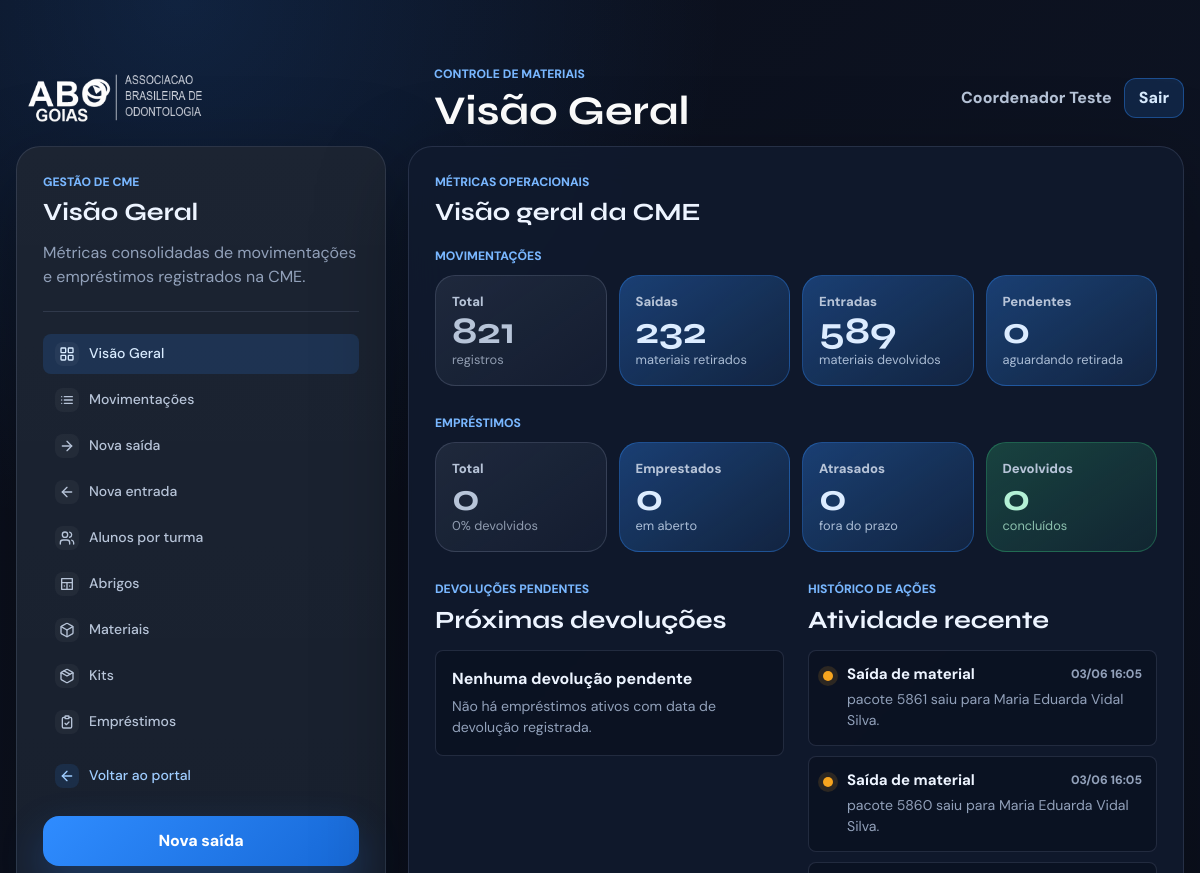
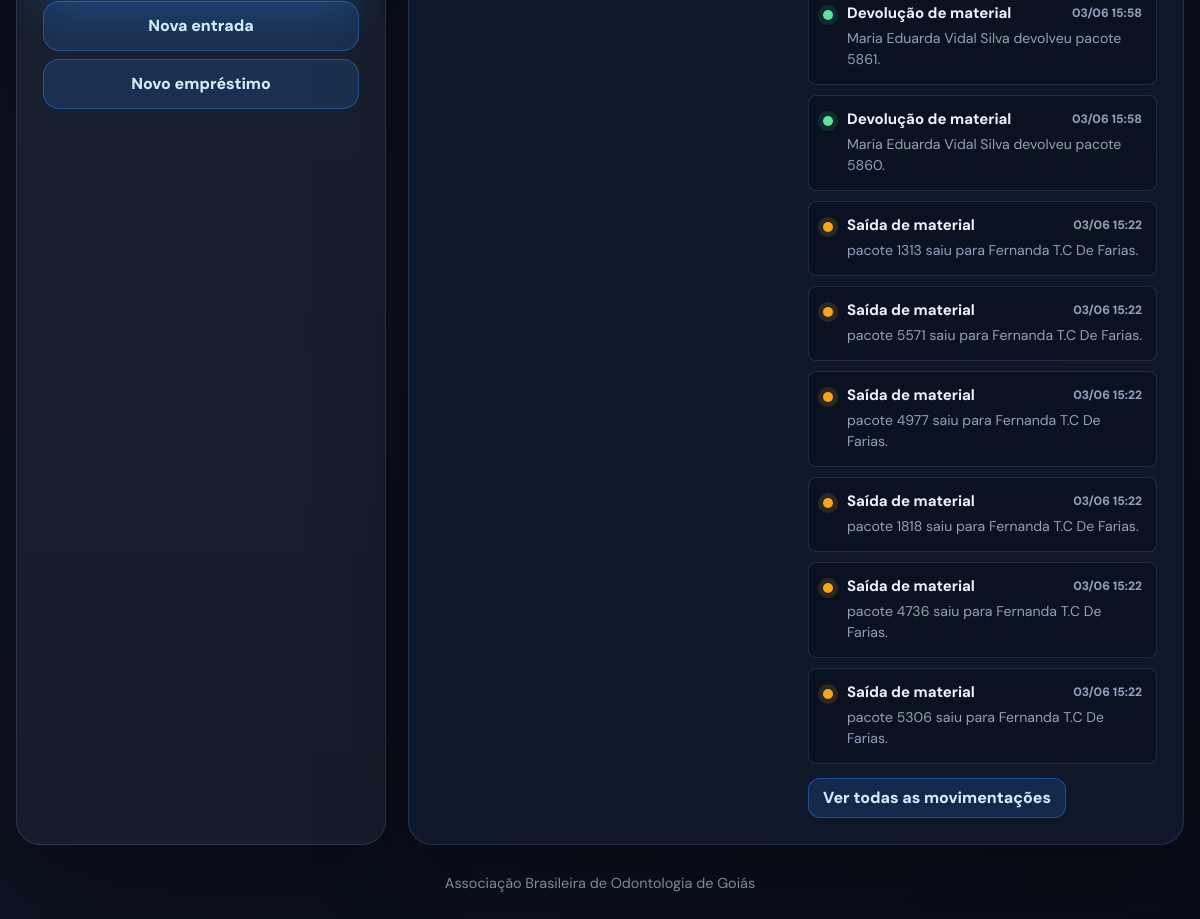
Screenshot of /gestao-cme/visao-geral/ (signed in) with the database file from the repository (2 pictures, top to bottom).
### gestao_cme/models.py (models this page shows, shortened)
class ModeloBase(models.Model):
    criado_em = models.DateTimeField(auto_now_add=True)
    atualizado_em = models.DateTimeField(auto_now=True)
    ativo = models.BooleanField(default=True)
    class Meta:
        abstract = True

class Movimentacao(ModeloBase):
    class Tipo(models.TextChoices):
        SAIDA = "SAIDA", "Saida"
        ENTRADA = "ENTRADA", "Entrada"
    data_hora = models.DateTimeField()
    tipo = models.CharField(max_length=10, choices=Tipo.choices)
    aluno = models.ForeignKey(
        Aluno,
        on_delete=models.SET_NULL,
        related_name="movimentacoes",
        null=True,
        blank=True,
    )
    turma = models.ForeignKey(
        Turma,
        on_delete=models.SET_NULL,
        related_name="movimentacoes",
        null=True,
        blank=True,
    )
    material = models.ForeignKey(
        Material,
        on_delete=models.SET_NULL,
        related_name="movimentacoes",
        null=True,
        blank=True,
    )
    aluno_codigo_externo = models.CharField(max_length=40, blank=True)
    aluno_nome = models.CharField(max_length=150)
    turma_nome = models.CharField(max_length=150, blank=True)
    pacote_codigo = models.CharField(max_length=40)
    retirado = models.BooleanField(null=True, blank=True)
    arquivo_origem = models.CharField(max_length=80)
    row_hash = models.CharField(max_length=64, unique=True)
    origem = models.CharField(
        max_length=20,
        choices=OrigemDados.choices,
        default=OrigemDados.LEGADO,
    )
    observacoes = models.TextField(blank=True)
    class Meta:
        ordering = ["-data_hora", "-id"]
        verbose_name = "movimentacao"
        verbose_name_plural = "movimentacoes"

### gestao_cme/views.py (the view, shortened to what this page needs)
# urls.py: path("gestao-cme/visao-geral/", views.cme_dashboard, name="cme_dashboard"),
@login_required
def cme_dashboard(request: HttpRequest) -> HttpResponse:
    hoje = timezone.now().date()
    mov_base = Movimentacao.objects.exclude(origem=OrigemDados.EXEMPLO)
    emp_base = emprestimos_visiveis(request)
    total_emp = emp_base.count()
    devolvidos_emp = emp_base.filter(status=Emprestimo.Status.DEVOLVIDO).count()
    metricas_mov = {
        "total": mov_base.count(),
        "saidas": mov_base.filter(tipo=Movimentacao.Tipo.SAIDA).count(),
        "entradas": mov_base.filter(tipo=Movimentacao.Tipo.ENTRADA).count(),
        "pendentes": mov_base.filter(
            tipo=Movimentacao.Tipo.SAIDA, retirado=False
        ).count(),
    }
    metricas_emp = {
        "total": total_emp,
        "emprestados": emp_base.filter(status=Emprestimo.Status.EMPRESTADO).count(),
        "atrasados": emp_base.filter(status=Emprestimo.Status.ATRASADO).count(),
        "devolvidos": devolvidos_emp,
        "taxa_devolucao": (round(devolvidos_emp / total_emp * 100) if total_emp else 0),
    }
    proximas_devolucoes = list(
        emp_base.filter(
            status__in=[Emprestimo.Status.EMPRESTADO, Emprestimo.Status.ATRASADO],
            data_prevista_devolucao__isnull=False,
        )
        .select_related("aluno", "aluno__turma", "kit")
        .order_by("data_prevista_devolucao")[:8]
    )
    atividade_recente: list[dict] = []
    for mov in mov_base.select_related("material").order_by("-data_hora", "-id")[:10]:
        material = mov.material.nome if mov.material else f"pacote {mov.pacote_codigo}"
        aluno = mov.aluno_nome or "Aluno não informado"
        if mov.tipo == Movimentacao.Tipo.ENTRADA:
            categoria, titulo = "devolucao", "Devolução de material"
            descricao = f"{aluno} devolveu {material}."
        elif mov.retirado is False:
            categoria, titulo = "alerta", "Retirada pendente"
            descricao = f"{aluno} ainda não retirou {material}."
        else:
            categoria, titulo = "alerta", "Saída de material"
            descricao = f"{material} saiu para {aluno}."
        atividade_recente.append(
            {
                "categoria": categoria,
                "titulo": titulo,
                "descricao": descricao,
                "data": mov.data_hora,
            }
        )
    atividade_recente = sorted(
        atividade_recente, key=lambda x: x["data"], reverse=True
    )[:12]
    return render(
        request,
        "gestao_cme/dashboard_cme.html",
        {
            "usuario_logado": request.user,
            "active_page": "dashboard",
            "hoje": hoje,
            "metricas_mov": metricas_mov,
            "metricas_emp": metricas_emp,
            "proximas_devolucoes": proximas_devolucoes,
            "atividade_recente": atividade_recente,
        },
    )

### gestao_cme/views.py (called while the page is built)
def emprestimos_visiveis(request: HttpRequest) -> QuerySet[Emprestimo]:
    queryset = Emprestimo.objects.exclude(
        Q(aluno__origem=OrigemDados.EXEMPLO)
        | Q(aluno__turma__origem=OrigemDados.EXEMPLO)
    )
    if request.user.is_superuser:
        return queryset
    return queryset.filter(coordenador_usuario=request.user)

### gestao_cme/templates/gestao_cme/dashboard_cme.html (shortened to what this page needs)
{% extends "gestao_cme/base.html" %}
{% block header_eyebrow %}Controle de materiais{% endblock %}
{% block header_title %}Visão Geral{% endblock %}
{% block content %}
    <main class="page-shell">
        <div class="layout-grid">
            <aside class="panel config-panel">
                <p class="section-label">Gestão de CME</p>
                <h2>Visão Geral</h2>
                <p class="panel-copy">Métricas consolidadas de movimentações e empréstimos registrados na CME.</p>
                {% include "gestao_cme/partials/menu_sistemas.html" with menu_app="cme" active_page="dashboard" %}
                <div class="panel-quick-actions">
                    <a class="button primary" href="{% url 'registrar_saida' %}">Nova saída</a>
                    <a class="button secondary" href="{% url 'registrar_entrada' %}">Nova entrada</a>
                    <a class="button secondary" href="{% url 'criar_emprestimo' %}">Novo empréstimo</a>
                </div>
            </aside>
            <section class="panel results-panel">
                <div class="results-topbar">
                    <div>
                        <p class="section-label">Métricas operacionais</p>
                        <h2>Visão geral da CME</h2>
                    </div>
                </div>
                <div class="kpi-section">
                    <p class="section-label">Movimentações</p>
                    <div class="kpi-grid">
                        <div class="metric-card metric-neutral">
                            <span class="metric-label">Total</span>
                            <strong>{{ metricas_mov.total }}</strong>
                            <span class="metric-secondary">registros</span>
                        </div>
                        <div class="metric-card">
                            <span class="metric-label">Saídas</span>
                            <strong>{{ metricas_mov.saidas }}</strong>
                            <span class="metric-secondary">materiais retirados</span>
                        </div>
                        <div class="metric-card metric-blue">
                            <span class="metric-label">Entradas</span>
                            <strong>{{ metricas_mov.entradas }}</strong>
                            <span class="metric-secondary">materiais devolvidos</span>
                        </div>
                        <div class="metric-card danger-metric">
                            <span class="metric-label">Pendentes</span>
                            <strong>{{ metricas_mov.pendentes }}</strong>
                            <span class="metric-secondary">aguardando retirada</span>
                        </div>
                    </div>
                </div>
                <div class="kpi-section">
                    <p class="section-label">Empréstimos</p>
                    <div class="kpi-grid">
                        <div class="metric-card metric-neutral">
                            <span class="metric-label">Total</span>
                            <strong>{{ metricas_emp.total }}</strong>
                            <span class="metric-secondary">{{ metricas_emp.taxa_devolucao }}% devolvidos</span>
                        </div>
                        <div class="metric-card metric-blue">
                            <span class="metric-label">Emprestados</span>
                            <strong>{{ metricas_emp.emprestados }}</strong>
                            <span class="metric-secondary">em aberto</span>
                        </div>
                        <div class="metric-card danger-metric">
                            <span class="metric-label">Atrasados</span>
                            <strong>{{ metricas_emp.atrasados }}</strong>
                            <span class="metric-secondary">fora do prazo</span>
                        </div>
                        <div class="metric-card metric-success">
                            <span class="metric-label">Devolvidos</span>
                            <strong>{{ metricas_emp.devolvidos }}</strong>
                            <span class="metric-secondary">concluídos</span>
                        </div>
                    </div>
                </div>
                <div class="dashboard-split">
                    <div>
                        <div class="activity-heading">
                            <p class="section-label">Devoluções pendentes</p>
                            <h2>Próximas devoluções</h2>
                        </div>
                        <div class="proximas-list">
                            {% for emp in proximas_devolucoes %}
                                <div class="proxima-item {% if emp.data_prevista_devolucao < hoje %}vencido{% endif %}">
                                    <div>
                                        <strong>{{ emp.aluno.nome }}</strong>
                                        <span class="cell-muted">
                                            {% if emp.kit %}{{ emp.kit.nome }}{% else %}Sem kit{% endif %}
                                            {% if emp.aluno.turma %} · {{ emp.aluno.turma.codigo }}{% endif %}
                                        </span>
                                    </div>
                                    <div class="proxima-date">
                                        <strong>{{ emp.data_prevista_devolucao|date:"d/m/Y" }}</strong>
                                        <span class="cell-muted">
                                            {% if emp.data_prevista_devolucao < hoje %}
                                                Vencido
                                            {% else %}
                                                Previsto
                                            {% endif %}
                                        </span>
                                    </div>
                                </div>
                            {% empty %}
                                <article class="activity-empty">
                                    <strong>Nenhuma devolução pendente</strong>
                                    <p>Não há empréstimos ativos com data de devolução registrada.</p>
                                </article>
                            {% endfor %}
                        </div>
                    </div>
                    <div class="activity-feed">
                        <div class="activity-heading">
                            <p class="section-label">Histórico de ações</p>
                            <h2>Atividade recente</h2>
                        </div>
                        <div class="activity-list">
                            {% for atividade in atividade_recente %}
                                <article class="activity-item activity-{{ atividade.categoria }}">
                                    <span class="activity-dot" aria-hidden="true"></span>
                                    <div>
                                        <div class="activity-top">
                                            <strong>{{ atividade.titulo }}</strong>
                                            <time datetime="{{ atividade.data|date:'c' }}">{{ atividade.data|date:"d/m H:i" }}</time>
                                        </div>
                                        <p>{{ atividade.descricao }}</p>
                                    </div>
                                </article>
                            {% empty %}
                                <article class="activity-empty">
                                    <strong>Nenhuma ação recente</strong>
                                    <p>As movimentações e empréstimos registrados aparecerão aqui.</p>
                                </article>
                            {% endfor %}
                        </div>
                        <div style="margin-top: 14px;">
                            <a class="button secondary compact-button" href="{% url 'cme_home' %}">Ver todas as movimentações</a>
                        </div>
                    </div>
                </div>
            </section>
        </div>
    </main>
{% endblock %}

### gestao_cme/templates/gestao_cme/base.html (shortened to what this page needs)
﻿{% load static %}
<!doctype html>
<html lang="pt-BR">
<head>
    <link rel="stylesheet" href="{% static 'gestao_cme/css/home.css' %}">
</head>
<body class="{% block body_class %}{% endblock %}">
    <header class="app-header {% block header_class %}{% endblock %}">
        <div class="header-inner">
            <div class="brand">
                <img class="brand-logo" src="{% static 'gestao_cme/img/logo.png' %}" alt="ABO Goiás">
                {% block header_brand_text %}
                    <div>
                        <p class="eyebrow">{% block header_eyebrow %}ABO Goiás{% endblock %}</p>
                        <h1>{% block header_title %}Sistemas internos{% endblock %}</h1>
                    </div>
                {% endblock %}
            </div>
            {% if usuario_logado %}
                <div class="user-menu">
                    <span>{{ usuario_logado.get_full_name|default:usuario_logado.username }}</span>
                    <form method="post" action="{% url 'logout' %}">
                        <button class="button secondary compact-button" type="submit">Sair</button>
                    </form>
                </div>
            {% endif %}
        </div>
    </header>
    {% block content %}{% endblock %}
    {% block footer %}
        <footer class="footer">
            Associação Brasileira de Odontologia de Goiás
        </footer>
    {% endblock %}
</body>
</html>

### rows the page displays
Movimentacao: data "03/06 16:05"
Movimentacao: data "03/06 16:05"
Movimentacao: data "03/06 15:58"
Movimentacao: data "03/06 15:58"
Movimentacao: data "03/06 15:22"
Movimentacao: data "03/06 15:22"
Movimentacao: data "03/06 15:22"
Movimentacao: data "03/06 15:22"
Movimentacao: data "03/06 15:22"
Movimentacao: data "03/06 15:22"

### other values shown
{{ usuario_logado.get_full_name|default:usuario_logado.username }} "Coordenador Teste"
{{ metricas_mov.total }} "821"
{{ metricas_mov.saidas }} "232"
{{ metricas_mov.entradas }} "589"
{{ metricas_mov.pendentes }} "0"
{{ metricas_emp.total }} "0"
{{ metricas_emp.taxa_devolucao }} "0"
{{ metricas_emp.emprestados }} "0"
{{ metricas_emp.atrasados }} "0"
{{ metricas_emp.devolvidos }} "0"
{{ atividade.titulo }} "Saída de material" "Saída de material" "Devolução de material" "Devolução de material" "Saída de material" "Saída de material" "Saída de material" "Saída de material" "Saída de material" "Saída de material"
{{ atividade.descricao }} "pacote 5861 saiu para Maria Eduarda Vidal Silva." "pacote 5860 saiu para Maria Eduarda Vidal Silva." "Maria Eduarda Vidal Silva devolveu pacote 5861." "Maria Eduarda Vidal Silva devolveu pacote 5860." "pacote 1313 saiu para Fernanda T.C De Farias." "pacote 5571 saiu para Fernanda T.C De Farias." "pacote 4977 saiu para Fernanda T.C De Farias." "pacote 1818 saiu para Fernanda T.C De Farias." "pacote 4736 saiu para Fernanda T.C De Farias." "pacote 5306 saiu para Fernanda T.C De Farias."
